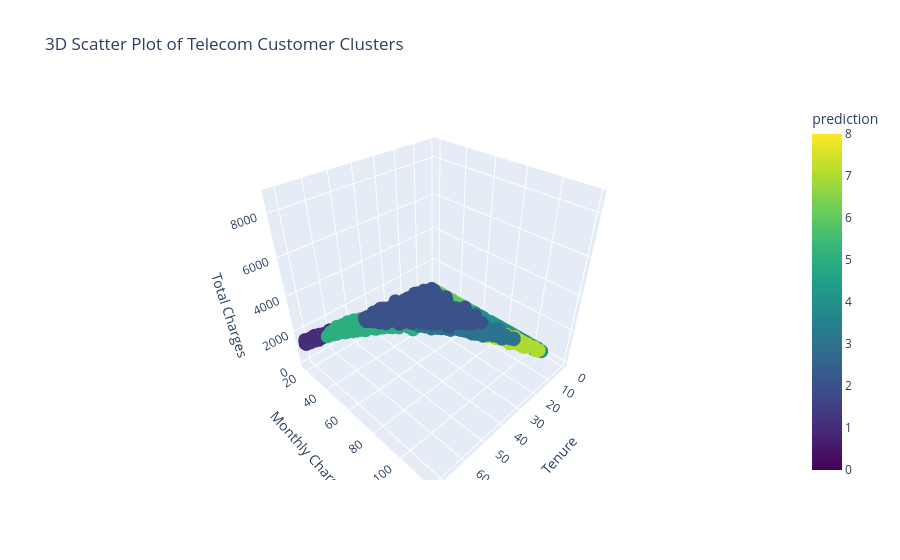

The notebook cell saved with this chart:
### Markdown cell above
VISUALIZING CLUSTERS

### Code cell
import plotly.express as px

# Convert the predictions DataFrame to pandas for easier plotting
df_pandas = predictions.toPandas()

# Create a 3D scatter plot using plotly
fig = px.scatter_3d(df_pandas,
                    x='tenure',
                    y='monthlycharges',
                    z='totalcharges',
                    color='prediction',   # color by prediction (cluster label)
                    title="3D Scatter Plot of Telecom Customer Clusters",
                    labels={'tenure': 'Tenure', 'monthlycharges': 'Monthly Charges', 'totalcharges': 'Total Charges'},
                    color_continuous_scale='Viridis')  # You can choose other color scales like 'Plasma', 'Cividis', etc.

# Show the interactive plot
fig.show()

### Figure 1 — Plotly figure (JSON) as saved in the notebook; plotly's stock layout.template omitted (floating-point values rounded to 4 significant figures; data arrays with more than 128 entries replaced by an {"elided": "..."} marker saying what was removed)
{"data": [{"hovertemplate": "Tenure=%{x}<br>Monthly Charges=%{y}<br>Total Charges=%{z}<br>prediction=%{marker.color}<extra></extra>", "legendgroup": "", "marker": {"color": {"elided": "7032 int values"}, "coloraxis": "coloraxis", "symbol": "circle"}, "mode": "markers", "name": "", "scene": "scene", "showlegend": false, "type": "scatter3d", "x": {"elided": "7032 int values"}, "y": {"elided": "7032 float values"}, "z": {"elided": "7032 float values"}}], "layout": {"coloraxis": {"autocolorscale": false, "colorbar": {"title": {"text": "prediction"}}, "colorscale": [[0.0, "#440154"], [0.1111, "#482878"], [0.2222, "#3e4989"], [0.3333, "#31688e"], [0.4444, "#26828e"], [0.5556, "#1f9e89"], [0.6667, "#35b779"], [0.7778, "#6ece58"], [0.8889, "#b5de2b"], [1.0, "#fde725"]]}, "legend": {"tracegroupgap": 0}, "scene": {"domain": {"x": [0.0, 1.0], "y": [0.0, 1.0]}, "xaxis": {"title": {"text": "Tenure"}}, "yaxis": {"title": {"text": "Monthly Charges"}}, "zaxis": {"title": {"text": "Total Charges"}}}, "title": {"text": "3D Scatter Plot of Telecom Customer Clusters"}}}
